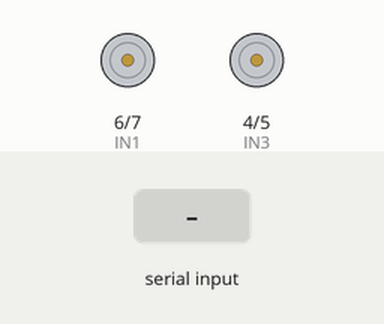
A sketch run on a simulated Arduino Uno, built with avr-gcc and run on an emulated ATmega328P. Parts: motor-driver pin pairs drawn as motors (green arrow = first pin HIGH = forward, orange = second pin HIGH = backward, longer = more drive, scaled by the enable pin). The inputs (shaded band) are chosen by the test bench.

Above: at 1.2 s.
1.3 s: "F" received over Serial
At 1.7 s:
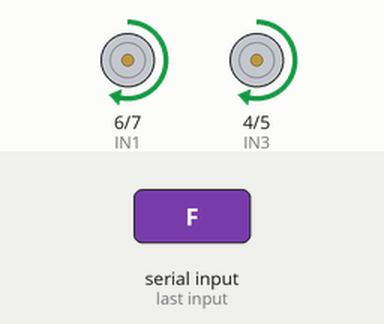
2.8 s: "L" received over Serial
At 4.0 s:
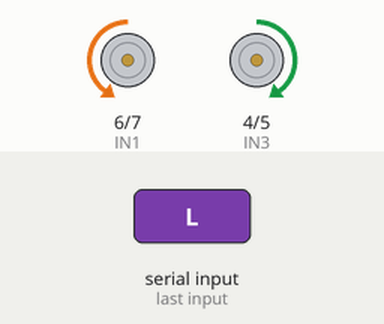
4.3 s: "R" received over Serial
At 5.2 s:
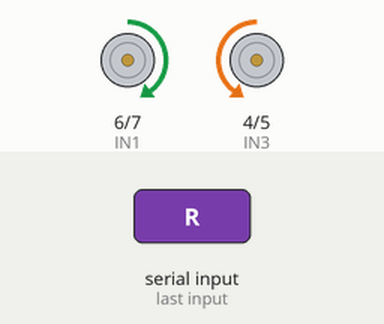
Timing chart, 0 to 7.3 s (numbered marks = the images above; inputs shaded):
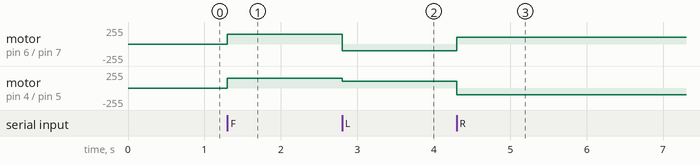

Measured:
- after the input at 1.3 s, motor on pin 6 (IN1) / pin 7 (IN2), motor on pin 4 (IN3) / pin 5 (IN4): stopped → forward 150/255 at once
- after the input at 2.8 s, motor on pin 6 (IN1) / pin 7 (IN2): forward 150/255 → backward 100/255 at once; motor on pin 4 (IN3) / pin 5 (IN4): forward 150/255 → forward 100/255 at once
- after the input at 4.3 s, motor on pin 6 (IN1) / pin 7 (IN2): backward 100/255 → forward 100/255 at once; motor on pin 4 (IN3) / pin 5 (IN4): forward 100/255 → backward 100/255 at once

The sketch:

facedetector.ino
```cpp
#define ENA 9   // Enable pin for motor A
#define ENB 10  // Enable pin for motor B
#define IN1 6   // Motor A direction
#define IN2 7
#define IN3 4   // Motor B direction
#define IN4 5

void setup() {
  Serial.begin(9600); // Start serial communication

  pinMode(ENA, OUTPUT);
  pinMode(ENB, OUTPUT);
  pinMode(IN1, OUTPUT);
  pinMode(IN2, OUTPUT);
  pinMode(IN3, OUTPUT);
  pinMode(IN4, OUTPUT);

  stopMotors(); // Ensure motors are stopped initially
}

void loop() {
  if (Serial.available() > 0) { // Check if data is received
    char command = Serial.read(); // Read command from MATLAB

    if (command == 'F') {   // Move Forward
      moveForward();
    }
    else if (command == 'L') {  // Turn Left
      turnLeft();
    }
    else if (command == 'R') {  // Turn Right
      turnRight();
    }
    else if (command == 'S') {  // Stop
      stopMotors();
    }
  }
}

void moveForward() {
  digitalWrite(IN1, HIGH);
  digitalWrite(IN2, LOW);
  digitalWrite(IN3, HIGH);
  digitalWrite(IN4, LOW);
  analogWrite(ENA, 150);  // Adjust speed (0-255)
  analogWrite(ENB, 150);
}

void turnLeft() {
  digitalWrite(IN1, LOW);
  digitalWrite(IN2, HIGH);
  digitalWrite(IN3, HIGH);
  digitalWrite(IN4, LOW);
  analogWrite(ENA, 100);
  analogWrite(ENB, 100);
}

void turnRight() {
  digitalWrite(IN1, HIGH);
  digitalWrite(IN2, LOW);
  digitalWrite(IN3, LOW);
  digitalWrite(IN4, HIGH);
  analogWrite(ENA, 100);
  analogWrite(ENB, 100);
}

void stopMotors() {
  digitalWrite(IN1, LOW);
  digitalWrite(IN2, LOW);
  digitalWrite(IN3, LOW);
  digitalWrite(IN4, LOW);
  analogWrite(ENA, 0);
  analogWrite(ENB, 0);
}


     
```
